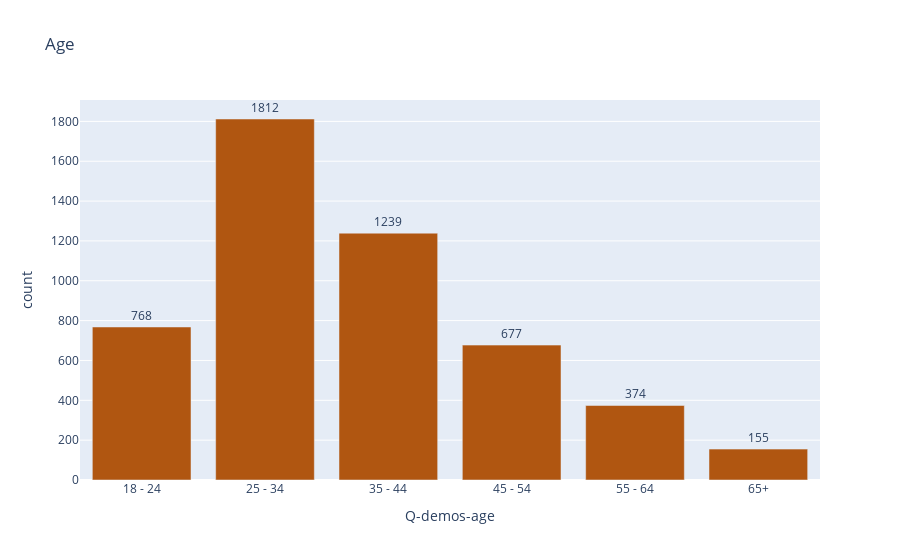

Source (notebook cell):
### Code cell
age_counts = df_survey['Q-demos-age'].value_counts(sort=False).reset_index()

fig = px.bar(age_counts, 
             x="Q-demos-age", 
             y="count", 
             text="count", 
             title="Age",
             color_discrete_sequence=["#b05611"]  
            )

fig.update_traces(texttemplate="%{text}", textposition="outside",
                 hovertemplate="<b>%{label}<br></b>Value: %{value}")

fig.show()

### Figure 1 — Plotly figure (JSON) as saved in the notebook; plotly's stock layout.template omitted (floating-point values rounded to 4 significant figures)
{"data": [{"alignmentgroup": "True", "hovertemplate": "<b>%{label}<br></b>Value: %{value}", "legendgroup": "", "marker": {"color": "#b05611", "pattern": {"shape": ""}}, "name": "", "offsetgroup": "", "orientation": "v", "showlegend": false, "text": [768, 1812, 1239, 677, 374, 155], "textposition": "outside", "texttemplate": "%{text}", "type": "bar", "x": ["18 - 24", "25 - 34", "35 - 44", "45 - 54", "55 - 64", "65+"], "xaxis": "x", "y": [768, 1812, 1239, 677, 374, 155], "yaxis": "y"}], "layout": {"barmode": "relative", "legend": {"tracegroupgap": 0}, "title": {"text": "Age"}, "xaxis": {"anchor": "y", "domain": [0, 1], "title": {"text": "Q-demos-age"}}, "yaxis": {"anchor": "x", "domain": [0, 1], "title": {"text": "count"}}}}
